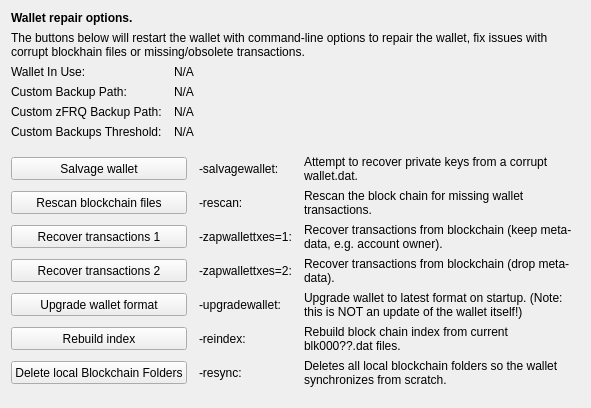
     <widget class="QWidget" name="tab_repair">
      <attribute name="title">
       <string>&amp;Wallet Repair</string>
      </attribute>
      <layout class="QGridLayout" name="gridLayout_4" columnstretch="0,0,0,0">
       <property name="horizontalSpacing">
        <number>12</number>
       </property>
       <item row="0" column="0" colspan="4">
        <widget class="QLabel" name="label_repair_header">
         <property name="font">
          <font>
           <weight>75</weight>
           <bold>true</bold>
          </font>
         </property>
         <property name="text">
          <string>Wallet repair options.</string>
         </property>
        </widget>
       </item>
       <item row="1" column="0" colspan="4">
        <widget class="QLabel" name="label_repair_helptext">
         <property name="font">
          <font>
           <weight>50</weight>
           <bold>false</bold>
          </font>
         </property>
         <property name="text">
          <string>The buttons below will restart the wallet with command-line options to repair the wallet, fix issues with corrupt blockhain files or missing/obsolete transactions.</string>
         </property>
         <property name="wordWrap">
          <bool>true</bool>
         </property>
        </widget>
       </item>
       <item row="2" column="0">
        <widget class="QLabel" name="wallet_path_label">
         <property name="text">
          <string>Wallet In Use:</string>
         </property>
        </widget>
       </item>
       <item row="2" column="1" colspan="3">
        <widget class="QLabel" name="wallet_path">
         <property name="cursor">
          <cursorShape>IBeamCursor</cursorShape>
         </property>
         <property name="text">
          <string>N/A</string>
         </property>
         <property name="textFormat">
          <enum>Qt::PlainText</enum>
         </property>
         <property name="textInteractionFlags">
          <set>Qt::LinksAccessibleByMouse|Qt::TextSelectableByKeyboard|Qt::TextSelectableByMouse</set>
         </property>
        </widget>
       </item>
       <item row="3" column="0">
        <widget class="QLabel" name="wallet_custombackuppath_label">
         <property name="visible">
          <bool>false</bool>
         </property>
         <property name="text">
          <string>Custom Backup Path:</string>
         </property>
        </widget>
       </item>
       <item row="3" column="1" colspan="3">
        <widget class="QLabel" name="wallet_custombackuppath">
         <property name="cursor">
          <cursorShape>IBeamCursor</cursorShape>
         </property>
         <property name="visible">
          <bool>false</bool>
         </property>
         <property name="text">
          <string>N/A</string>
         </property>
         <property name="textFormat">
          <enum>Qt::PlainText</enum>
         </property>
         <property name="textInteractionFlags">
          <set>Qt::LinksAccessibleByMouse|Qt::TextSelectableByKeyboard|Qt::TextSelectableByMouse</set>
         </property>
        </widget>
       </item>
       <item row="4" column="0">
        <widget class="QLabel" name="wallet_customzFRQbackuppath_label">
         <property name="visible">
          <bool>false</bool>
         </property>
         <property name="text">
          <string>Custom zFRQ Backup Path:</string>
         </property>
        </widget>
       </item>
       <item row="4" column="1" colspan="3">
        <widget class="QLabel" name="wallet_customzFRQbackuppath">
         <property name="cursor">
          <cursorShape>IBeamCursor</cursorShape>
         </property>
         <property name="visible">
          <bool>false</bool>
         </property>
         <property name="text">
          <string>N/A</string>
         </property>
         <property name="textFormat">
          <enum>Qt::PlainText</enum>
         </property>
         <property name="textInteractionFlags">
          <set>Qt::LinksAccessibleByMouse|Qt::TextSelectableByKeyboard|Qt::TextSelectableByMouse</set>
         </property>
        </widget>
       </item>
       <item row="5" column="0">
        <widget class="QLabel" name="wallet_custombackupthreshold_label">
         <property name="visible">
          <bool>false</bool>
         </property>
         <property name="text">
          <string>Custom Backups Threshold:</string>
         </property>
        </widget>
       </item>
       <item row="5" column="1" colspan="3">
        <widget class="QLabel" name="wallet_custombackupthreshold">
         <property name="cursor">
          <cursorShape>IBeamCursor</cursorShape>
         </property>
         <property name="visible">
          <bool>false</bool>
         </property>
         <property name="text">
          <string>N/A</string>
         </property>
         <property name="textFormat">
          <enum>Qt::PlainText</enum>
         </property>
         <property name="textInteractionFlags">
          <set>Qt::LinksAccessibleByMouse|Qt::TextSelectableByKeyboard|Qt::TextSelectableByMouse</set>
         </property>
        </widget>
       </item>
       <item row="6" column="0">
        <spacer name="verticalSpacer_repair1">
         <property name="orientation">
          <enum>Qt::Vertical</enum>
         </property>
         <property name="sizeHint" stdset="0">
          <size>
           <width>10</width>
           <height>10</height>
          </size>
         </property>
        </spacer>
       </item>
       <item row="7" column="0" colspan="2">
        <widget class="QPushButton" name="btn_salvagewallet">
         <property name="minimumSize">
          <size>
           <width>100</width>
           <height>23</height>
          </size>
         </property>
         <property name="text">
          <string>Salvage wallet</string>
         </property>
        </widget>
       </item>
       <item row="7" column="2">
        <widget class="QLabel" name="label_repair_salvage_command">
         <property name="text">
          <string notr="true">-salvagewallet:</string>
         </property>
        </widget>
       </item>
       <item row="7" column="3">
        <widget class="QLabel" name="label_repair_salvage">
         <property name="text">
          <string>Attempt to recover private keys from a corrupt wallet.dat.</string>
         </property>
         <property name="wordWrap">
          <bool>true</bool>
         </property>
        </widget>
       </item>
       <item row="8" column="0" colspan="2">
        <widget class="QPushButton" name="btn_rescan">
         <property name="minimumSize">
          <size>
           <width>100</width>
           <height>23</height>
          </size>
         </property>
         <property name="text">
          <string>Rescan blockchain files</string>
         </property>
        </widget>
       </item>
       <item row="8" column="2">
        <widget class="QLabel" name="label_repair_rescan_command">
         <property name="text">
          <string notr="true">-rescan:</string>
         </property>
        </widget>
       </item>
       <item row="8" column="3">
        <widget class="QLabel" name="label_repair_rescan">
         <property name="text">
          <string>Rescan the block chain for missing wallet transactions.</string>
         </property>
         <property name="wordWrap">
          <bool>true</bool>
         </property>
        </widget>
       </item>
       <item row="9" column="0" colspan="2">
        <widget class="QPushButton" name="btn_zapwallettxes1">
         <property name="minimumSize">
          <size>
           <width>100</width>
           <height>23</height>
          </size>
         </property>
         <property name="text">
          <string>Recover transactions 1</string>
         </property>
        </widget>
       </item>
       <item row="9" column="2">
        <widget class="QLabel" name="label_repair_zap1_command">
         <property name="text">
          <string notr="true">-zapwallettxes=1:</string>
         </property>
        </widget>
       </item>
       <item row="9" column="3">
        <widget class="QLabel" name="label_repair_zap1">
         <property name="text">
          <string>Recover transactions from blockchain (keep meta-data, e.g. account owner).</string>
         </property>
         <property name="wordWrap">
          <bool>true</bool>
         </property>
        </widget>
       </item>
       <item row="10" column="0" colspan="2">
        <widget class="QPushButton" name="btn_zapwallettxes2">
         <property name="minimumSize">
          <size>
           <width>100</width>
           <height>23</height>
          </size>
         </property>
         <property name="text">
          <string>Recover transactions 2</string>
         </property>
        </widget>
       </item>
       <item row="10" column="2">
        <widget class="QLabel" name="label_repair_zap2_command">
         <property name="text">
          <string notr="true">-zapwallettxes=2:</string>
         </property>
        </widget>
       </item>
       <item row="10" column="3">
        <widget class="QLabel" name="label_repair_zap2">
         <property name="text">
          <string>Recover transactions from blockchain (drop meta-data).</string>
         </property>
         <property name="wordWrap">
          <bool>true</bool>
         </property>
        </widget>
       </item>
       <item row="11" column="0" colspan="2">
        <widget class="QPushButton" name="btn_upgradewallet">
         <property name="minimumSize">
          <size>
           <width>100</width>
           <height>23</height>
          </size>
         </property>
         <property name="text">
          <string>Upgrade wallet format</string>
         </property>
        </widget>
       </item>
       <item row="11" column="2">
        <widget class="QLabel" name="label_repair_upgrade_command">
         <property name="text">
          <string notr="true">-upgradewallet:</string>
         </property>
        </widget>
       </item>
       <item row="11" column="3">
        <widget class="QLabel" name="label_repair_upgrade">
         <property name="text">
          <string>Upgrade wallet to latest format on startup. (Note: this is NOT an update of the wallet itself!)</string>
         </property>
         <property name="wordWrap">
          <bool>true</bool>
         </property>
        </widget>
       </item>
       <item row="12" column="0" colspan="2">
        <widget class="QPushButton" name="btn_reindex">
         <property name="minimumSize">
          <size>
           <width>100</width>
           <height>23</height>
          </size>
         </property>
         <property name="text">
          <string>Rebuild index</string>
         </property>
        </widget>
       </item>
       <item row="12" column="2">
        <widget class="QLabel" name="label_repair_reindex_command">
         <property name="text">
          <string notr="true">-reindex:</string>
         </property>
        </widget>
       </item>
       <item row="12" column="3">
        <widget class="QLabel" name="label_repair_reindex">
         <property name="text">
          <string>Rebuild block chain index from current blk000??.dat files.</string>
         </property>
         <property name="wordWrap">
          <bool>true</bool>
         </property>
        </widget>
       </item>
       <item row="13" column="0" colspan="2">
        <widget class="QPushButton" name="btn_resync">
         <property name="minimumSize">
          <size>
           <width>100</width>
           <height>23</height>
          </size>
         </property>
         <property name="text">
          <string>Delete local Blockchain Folders</string>
         </property>
        </widget>
       </item>
       <item row="13" column="2">
        <widget class="QLabel" name="label_repair_resync_command">
         <property name="text">
          <string>-resync:</string>
         </property>
        </widget>
       </item>
       <item row="13" column="3">
        <widget class="QLabel" name="label_repair_resync">
         <property name="text">
          <string>Deletes all local blockchain folders so the wallet synchronizes from scratch.</string>
         </property>
         <property name="wordWrap">
          <bool>true</bool>
         </property>
        </widget>
       </item>
       <item row="14" column="0">
        <spacer name="verticalSpacer_repair2">
         <property name="orientation">
          <enum>Qt::Vertical</enum>
         </property>
         <property name="sizeHint" stdset="0">
          <size>
           <width>20</width>
           <height>10</height>
          </size>
         </property>
        </spacer>
       </item>
      </layout>
     </widget>
